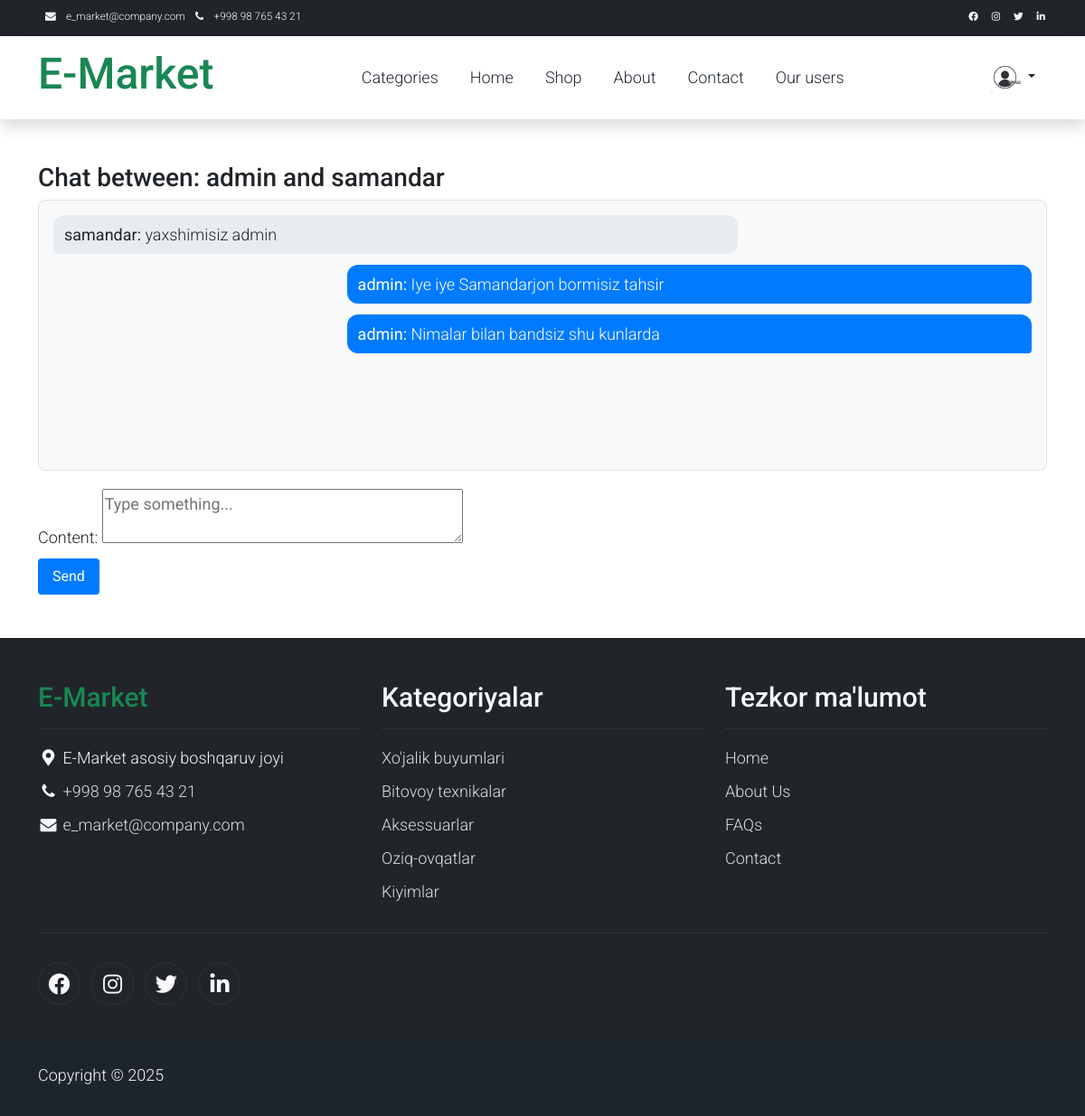
/conversation/conversation/room/1/ (signed in), run on the app's committed database.
### users/models.py (models this page shows)
class CustomUser(AbstractUser):
    job = models.CharField(max_length=50, blank=True, default='')
    bio = models.CharField(max_length=300, blank=True, default='')
    phone_number = models.CharField(max_length=17)
    tg_username = models.CharField(max_length=150)
    avatar = models.ImageField(upload_to='avatars/', default='avatars/default.png')
    following = models.ManyToManyField(
        'self',
        symmetrical=False,
        related_name='followers',
        blank=True
    )
    class Meta:
        verbose_name = 'customuser'
        verbose_name_plural = 'customusers'
    def __str__(self):
        return self.username

### conversation/models.py (models this page shows, shortened)
class ConversationRoom(models.Model):
    user1 = models.ForeignKey(CustomUser, on_delete=models.CASCADE, related_name="room_user1")
    user2 = models.ForeignKey(CustomUser, on_delete=models.CASCADE, related_name="room_user2")
    created_at = models.DateTimeField(auto_now_add=True)
    class Meta:                                 # Userlar o'rtasida faqat bitta Chat Room ochib beradi, duplicat ChatRoomlarga
        unique_together = ('user1', 'user2')    # yo'l qo'ymaydi
    def participants(self):                     # Chat foydalanuvchilarini ko'rsatib beradi
        return [self.user1, self.user2]         # Chatlashuvchilarni chiqarib beradi

class Messages(models.Model):
    sender = models.ForeignKey(CustomUser, on_delete=models.CASCADE, related_name='sent_messages') # "related_name" bog'langan obyektni ushbu modeldagi obyektlarini olib beradi
    receiver = models.ForeignKey(CustomUser, on_delete=models.CASCADE, related_name='received_message')    #   user.sent_messages.all() user jo'natgan barcha xabarlarni beradi
    content = models.TextField()
    status = models.BooleanField(default=False)
    room = models.ForeignKey("ConversationRoom", on_delete=models.CASCADE, related_name="messages")
    created_at = models.DateTimeField(auto_now_add=True)
    updated_at = models.DateTimeField(auto_now=True)

### products/models.py (models this page shows, shortened)
class Category(models.Model):
    name = models.CharField(max_length=50)
    class Meta:
        verbose_name = 'category'
        verbose_name_plural = 'categories'

### conversation/views.py (the view)
# urls.py: path('conversation/room/<int:room_id>/', conversation_view, name='conversation'),
def conversation_view(request, room_id):
    room = get_object_or_404(ConversationRoom, id=room_id)
    if request.user not in room.participants():
        return redirect('main:index')
    messages = room.messages.order_by('created_at')
    if request.method == 'POST':
        form = MessageForm(request.POST)
        if form.is_valid():
            message = form.save(commit=False)
            message.sender = request.user
            message.receiver = room.user1 if request.user == room.user2 else room.user2
            message.room = room
            message.save()
            return redirect('conversation', room_id=room.id)
    else: form = MessageForm()
    return render(request,'chats/conversation.html', context={'room': room, 'messages': messages, 'form': form})

### conversation/forms.py
class MessageForm(forms.ModelForm):
    class Meta:
        model = Messages
        fields = ['content']
        widgets = {
            'content': Textarea(attrs={
                'rows': 2,
                'placeholder': 'Type something...'
            })
        }

### main/views.py (called while the page is built)
def get_today(request):
    today = datetime.date(datetime.today())
    return {'today': today}

def get_all_categories(request):
    categories = Category.objects.all()
    return {'categories': categories}

### templates/chats/conversation.html (shortened to what this page needs)
{% extends 'base.html' %}
{% block main %}
  <div class="container mt-5 mb-5">
    <h3>Chat between: {{ room.user1 }} and {{ room.user2 }}</h3>
    <div class="chat-box border p-3 mb-3" style="height: 300px; overflow-y: scroll;">
      {% for msg in messages %}
        <div class="message {% if msg.sender == request.user %}sent{% else %}received{% endif %}">
          <div class="message-content">
            <strong>{{ msg.sender.username }}:</strong> {{ msg.content }}
          </div>
        </div>
      {% endfor %}
    </div>
    <form method="POST">
      {{ form.as_p }}
      <button type="submit" class="btn btn-primary">Send</button>
    </form>
  </div>
{% endblock %}

### templates/base.html (shortened to what this page needs)
{% load static %}
<!DOCTYPE html>
<html lang="en">
<head>
    <link rel="stylesheet" href="{% static 'assets/css/bootstrap.min.css' %}">
    <link rel="stylesheet" href="{% static 'assets/css/templatemo.css' %}">
    <link rel="stylesheet" href="{% static 'assets/css/custom.css' %}">
    <link rel="stylesheet" href="{% static 'assets/css/fontawesome.min.css' %}">
    <link rel="stylesheet" href="https://unpkg.com/leaflet@1.7.1/dist/leaflet.css" />
    <link rel="stylesheet" type="text/css" href="{% static 'assets/css/slick.min.css' %}">
    <link rel="stylesheet" type="text/css" href="{% static 'assets/css/slick-theme.css' %}">
    <link rel="stylesheet" href="{% static 'assets/css/profile.css' %}">
    <link rel="stylesheet" href="https://cdn.jsdelivr.net/npm/bootstrap@5.0.0-beta1/dist/css/bootstrap.min.css">
    <link rel="stylesheet" href="https://cdn.jsdelivr.net/npm/bootstrap@5.0.0-beta1/dist/js/bootstrap.bundle.min.js">
    <link rel="stylesheet" href="https://cdnjs.cloudflare.com/ajax/libs/jquery/3.2.1/jquery.min.js">
    <link rel="stylesheet" href="https://cdnjs.cloudflare.com/ajax/libs/font-awesome/4.7.0/css/font-awesome.min.css">
</head>
<body>
    <nav class="navbar navbar-expand-lg bg-dark navbar-light d-none d-lg-block" id="templatemo_nav_top">
        <div class="container text-light">
            <div class="w-100 d-flex justify-content-between">
                <div>
                    <i class="fa fa-envelope mx-2"></i>
                    <a class="navbar-sm-brand text-light text-decoration-none" href="mailto:e_market@company.com">e_market@company.com</a>
                    <i class="fa fa-phone mx-2"></i>
                    <a class="navbar-sm-brand text-light text-decoration-none" href="tel:98-765-43-21">+998 98 765 43 21</a>
                </div>
                <div>
                    <a class="text-light" href="https://fb.com/templatemo" target="_blank" rel="sponsored"><i class="fab fa-facebook-f fa-sm fa-fw me-2"></i></a>
                    <a class="text-light" href="https://www.instagram.com/" target="_blank"><i class="fab fa-instagram fa-sm fa-fw me-2"></i></a>
                    <a class="text-light" href="https://twitter.com/" target="_blank"><i class="fab fa-twitter fa-sm fa-fw me-2"></i></a>
                    <a class="text-light" href="https://www.linkedin.com/" target="_blank"><i class="fab fa-linkedin fa-sm fa-fw"></i></a>
                </div>
            </div>
        </div>
    </nav>
    <nav class="navbar navbar-expand-lg navbar-light shadow">
        <div class="container d-flex justify-content-between align-items-center">
            <a class="navbar-brand text-success logo h1 align-self-center" href="{% url 'main:index' %}">
                E-Market
            </a>
            <div class="align-self-center collapse navbar-collapse flex-fill  d-lg-flex justify-content-lg-between" id="templatemo_main_nav">
                <div class="flex-fill">
                    <ul class="nav navbar-nav d-flex justify-content-between mx-lg-auto">
                        <li class="nav-item dropdown">
                            <a class="nav-link" href="">Categories</a>
                        </li>
                        <li class="nav-item">
                            <a class="nav-link" href="{% url 'main:index' %}">Home</a>
                        </li>
                        <li class="nav-item">
                            <a class="nav-link" href="{% url 'main:shop' %}">Shop</a>
                        </li>
                        <li class="nav-item">
                            <a class="nav-link" href="{% url 'main:about' %}">About</a>
                        </li>
                        <li class="nav-item">
                            <a class="nav-link" href="{% url 'main:contact' %}">Contact</a>
                        </li>
                        <li class="nav-item">
                            <a class="nav-link" href="{% url 'users:all-users' %}">Our users</a>
                        </li>
                    </ul>
                </div>
                {% if request.user.is_authenticated %}
                    <button type="button" class="btn  dropdown-toggle" data-bs-toggle="dropdown" data-bs-display="static" aria-expanded="false">
                        <img src="{{ request.user.avatar.url }}" width="35" height="35" class=" rounded" alt="">
                    </button>
                {% else %}
                    <a href="{% url 'users:login' %}" class="btn btn-primary">Login</a>
                    <a href="{% url 'users:signup' %}" class="btn btn-primary">SignUp</a>
                {% endif %}
            </div>
        </div>
    </nav>
    {% block main %}
    {% endblock main %}
    <footer class="bg-dark" id="tempaltemo_footer">
        <div class="container">
            <div class="row">
                <div class="col-md-4 pt-5">
                    <h2 class="h2 text-success border-bottom pb-3 border-light logo">E-Market</h2>
                    <ul class="list-unstyled text-light footer-link-list">
                        <li>
                            <i class="fas fa-map-marker-alt fa-fw"></i>
                            E-Market asosiy boshqaruv joyi
                        </li>
                        <li>
                            <i class="fa fa-phone fa-fw"></i>
                            <a class="text-decoration-none" href="tel:98-765-43-21">+998 98 765 43 21</a>
                        </li>
                        <li>
                            <i class="fa fa-envelope fa-fw"></i>
                            <a class="text-decoration-none" href="mailto:e_market@company.com">e_market@company.com</a>
                        </li>
                    </ul>
                </div>
                <div class="col-md-4 pt-5">
                    <h2 class="h2 text-light border-bottom pb-3 border-light">Kategoriyalar</h2>
                    <ul class="list-unstyled text-light footer-link-list">
                        {% for category in categories|slice:"0:5" %}
                        <li><a class="text-decoration-none" href="{% url 'main:category' category.name %}">{{ category.name }}</a></li>
                        {% endfor %}
                    </ul>
                </div>
                <div class="col-md-4 pt-5">
                    <h2 class="h2 text-light border-bottom pb-3 border-light">Tezkor ma'lumot</h2>
                    <ul class="list-unstyled text-light footer-link-list">
                        <li><a class="text-decoration-none" href="{% url 'main:index' %}">Home</a></li>
                        <li><a class="text-decoration-none" href="{% url 'main:about' %}">About Us</a></li>
                        <li><a class="text-decoration-none" href="{% url 'main:faqs' %}">FAQs</a></li>
                        <li><a class="text-decoration-none" href="{% url 'main:contact' %}">Contact</a></li>
                    </ul>
                </div>
            </div>
            <div class="row text-light mb-4">
                <div class="col-12 mb-3">
                    <div class="w-100 my-3 border-top border-light"></div>
                </div>
                <div class="col-auto me-auto">
                    <ul class="list-inline text-left footer-icons">
                        <li class="list-inline-item border border-light rounded-circle text-center">
                            <a rel="nofollow" class="text-light text-decoration-none" target="_blank" href="http://fb.com/templatemo"><i class="fab fa-facebook-f fa-lg fa-fw"></i></a>
                        </li>
                        <li class="list-inline-item border border-light rounded-circle text-center">
                            <a class="text-light text-decoration-none" target="_blank" href="https://www.instagram.com/"><i class="fab fa-instagram fa-lg fa-fw"></i></a>
                        </li>
                        <li class="list-inline-item border border-light rounded-circle text-center">
                            <a class="text-light text-decoration-none" target="_blank" href="https://twitter.com/"><i class="fab fa-twitter fa-lg fa-fw"></i></a>
                        </li>
                        <li class="list-inline-item border border-light rounded-circle text-center">
                            <a class="text-light text-decoration-none" target="_blank" href="https://www.linkedin.com/"><i class="fab fa-linkedin fa-lg fa-fw"></i></a>
                        </li>
                    </ul>
                </div>
            </div>
        </div>
        <div class="w-100 bg-black py-3">
            <div class="container">
                <div class="row pt-2">
                    <div class="col-12">
                        <p class="text-left text-light">
                            Copyright &copy; {{ today.year }}
                        </p>
                    </div>
                </div>
            </div>
        </div>
    </footer>
</body>
</html>

### static/assets/css/templatemo.css (style rules this page uses)
body, ul, li, p, a, label, input, div { font-family: 'Roboto', sans-serif; font-size: 18px !important; font-weight: 300 !important; }
.h1 { font-family: 'Roboto', sans-serif; font-size: 48px !important; font-weight: 200 !important; }
.h2 { font-family: 'Roboto', sans-serif; font-size: 30px !important; font-weight: 300; }
.logo { font-weight: 500 !important; }
.text-success { color: #59ab6e !important; }
.text-light { color: #cfd6e1 !important; }
.bg-dark { background-color: #212934 !important; }
.bg-black { background-color: #1d242d !important; }
#templatemo_nav_top { min-height: 40px; }
#templatemo_nav_top * { font-size: .9em !important; }
#templatemo_main_nav a { color: #212934; }
#tempaltemo_footer a { color: #dcdde1; }
#tempaltemo_footer ul.footer-link-list li { padding-top: 10px; }
#tempaltemo_footer ul.footer-icons li { width: 2.6em; height: 2.6em; line-height: 2.6em; }
#tempaltemo_footer .border-light { border-color: #2d343f !important; }
@media (min-width: 768px) { #templatemo_main_nav .navbar-nav { max-width: 450px; } }
@media (min-width: 992px) { #templatemo_main_nav .navbar-nav { max-width: 550px; } }

### static/assets/css/custom.css (style rules this page uses)
.dropdown { position: relative; display: inline-block; }

### static/assets/css/profile.css (style rules this page uses)
body { background:#eee; }

### templates/base.html (style rules this page uses)
img { object-fit: contain; }

### templates/chats/conversation.html (style rules this page uses)
.chat-box { background-color: #f8f9fa; border-radius: 8px; }
.message { margin-bottom: 12px; max-width: 70%; padding: 8px 12px; border-radius: 12px; word-wrap: break-word; }
.message.sent { background-color: #007bff; color: white; margin-left: auto; border-bottom-right-radius: 4px; }
.message.received { background-color: #e9ecef; color: #212529; margin-right: auto; border-bottom-left-radius: 4px; }
form { margin-top: 20px; }
form p { margin-bottom: 10px; }
.btn-primary { background-color: #007bff; border: none; padding: 8px 16px; border-radius: 4px; }

### data on the page
CustomUser: user.avatar (placeholder picture)
ConversationRoom: user1 "admin", user2 "samandar"
Messages: sender.username "samandar", content "yaxshimisiz admin"
Messages: sender.username "admin", content "Iye iye Samandarjon bormisiz tahsir"
Messages: sender.username "admin", content "Nimalar bilan bandsiz shu kunlarda"
Category: name "Xo'jalik buyumlari"
Category: name "Bitovoy texnikalar"
Category: name "Aksessuarlar"
Category: name "Oziq-ovqatlar"
Category: name "Kiyimlar"
